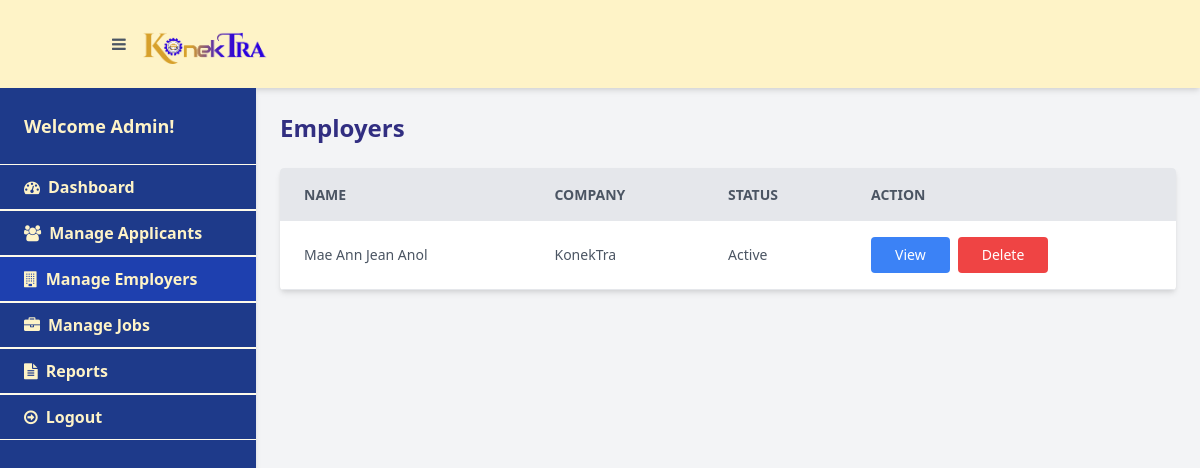
Screenshot of /copy/admin/man-employers.php (signed in) with the database file from the repository.
### tables this page shows
CREATE TABLE `employers` (
  `id_employer` int(11) NOT NULL,
  `id_user` int(11) NOT NULL,
  `firstname` varchar(255) NOT NULL,
  `middlename` varchar(255) DEFAULT NULL,
  `lastname` varchar(255) NOT NULL,
  `gender` varchar(10) NOT NULL,
  `dob` date NOT NULL,
  `age` int(11) DEFAULT NULL,
  `street` varchar(255) NOT NULL,
  `id_city` int(11) DEFAULT NULL,
  `id_province` int(11) DEFAULT NULL,
  `contactno` varchar(15) NOT NULL,
  `email` varchar(255) NOT NULL,
  `company_name` varchar(255) DEFAULT NULL,
  `registration_no` varchar(255) DEFAULT NULL,
  `aboutme` text DEFAULT NULL
);

CREATE TABLE `users` (
  `id_user` int(11) NOT NULL,
  `email` varchar(255) NOT NULL,
  `password` varchar(255) NOT NULL,
  `profile_image` varchar(255) DEFAULT NULL,
  `user_type` enum('applicant','employer','admin') NOT NULL,
  `hash` varchar(255) DEFAULT NULL,
  `active` int(11) NOT NULL DEFAULT 0,
  `approved_at` datetime DEFAULT NULL,
  `created_at` datetime DEFAULT current_timestamp(),
  `status` varchar(20) DEFAULT 'Pending'
);

### copy/admin/man-employers.php (the view, shortened to what this page needs)
<?php
require_once("../db.php");
?>
<!DOCTYPE html>
<html>
<head>
  <link rel="stylesheet" href="https://cdn.jsdelivr.net/npm/bootstrap@4.6.2/dist/css/bootstrap.min.css">
  <link href="https://cdn.jsdelivr.net/npm/tailwindcss@2.2.19/dist/tailwind.min.css" rel="stylesheet">
  <link rel="stylesheet" href="https://cdnjs.cloudflare.com/ajax/libs/font-awesome/4.7.0/css/font-awesome.min.css">
</head>
<body class="bg-gray-100 font-sans leading-normal tracking-normal">
  <header class="bg-yellow-100 shadow-md py-4">
    <div class="container mx-auto flex items-center justify-between px-4">
      <div class="flex items-center space-x-4">
        <a href="#" class="text-gray-600 hover:text-gray-900" id="toggleSidebar">
          <i class="fa fa-bars text-xl"></i>
        </a>
        <a href="index.php" class="flex items-center space-x-2">
          <img src="../img/logo.png" alt="KonekTra" class="h-10">
        </a>
      </div>
    </div>
</header>
  <div class="flex flex-col md:flex-row">
    <aside class="bg-blue-900 w-full md:w-64 min-h-screen shadow-md" id="sidebar">
      <div class="py-6">
        <p class="text-lg px-4 font-bold text-yellow-100">Welcome Admin!</p>
        <ul class="mt-6">
          <li class="border-t border-b border-yellow-50 px-6 py-2.5 hover:bg-blue-800"><a href="dashboard.php" class="flex items-center space-x-2 text-yellow-100 font-semibold hover:text-yellow-50 hover:no-underline"><i class="fa fa-dashboard"></i> <span>Dashboard</span></a></li>
          <li class="active border-t border-b border-yellow-50 px-6 py-2.5 hover:bg-blue-800"><a href="man-applicants.php" class="flex items-center space-x-2 text-yellow-100 font-semibold hover:text-yellow-50 hover:no-underline"><i class="fa fa-users"></i> <span>Manage Applicants</span></a></li>
          <li class="border-t border-b border-yellow-50 px-6 py-2.5 bg-blue-800"><a href="man-employers.php" class="flex items-center space-x-2 text-yellow-100 font-semibold hover:text-yellow-50 hover:no-underline"><i class="fa fa-building"></i> <span>Manage Employers</span></a></li>
          <li class="border-t border-b border-yellow-50 px-6 py-2.5 hover:bg-blue-800"><a href="man-jobs.php" class="flex items-center space-x-2 text-yellow-100 font-semibold hover:text-yellow-50 hover:no-underline"><i class="fa fa-briefcase"></i> <span>Manage Jobs</span></a></li>
          <li class="border-t border-b border-yellow-50 px-6 py-2.5 hover:bg-blue-800"><a href="reports.php" class="flex items-center space-x-2 text-yellow-100 font-semibold hover:text-yellow-50 hover:no-underline"><i class="fa fa-file-text"></i> <span>Reports</span></a></li>
          <li class="border-t border-b border-yellow-50 px-6 py-2.5 hover:bg-blue-800"><a href="../logout.php" class="flex items-center space-x-2 text-yellow-100 font-semibold hover:text-yellow-50 hover:no-underline"><i class="fa fa-arrow-circle-o-right"></i> <span>Logout</span></a></li>
        </ul>
      </div>
    </aside>
    <main class="flex-1 p-6">
      <section class="mb-6">
        <h3 class="text-2xl font-bold text-indigo-900">Employers</h3>
        <div class="mt-4">
          <table class="min-w-full bg-white shadow-md rounded overflow-hidden">
            <thead>
              <tr class="bg-gray-200 text-gray-600 uppercase text-sm leading-normal">
                <th class="py-3 px-6 text-left">Name</th>
                <th class="py-3 px-6 text-left">Company</th>
                <th class="py-3 px-6 text-left">Status</th>
                <th class="py-3 px-6 text-left">Action</th>
              </tr>
            </thead>
            <tbody class="text-gray-600 text-sm font-light">
            <?php
              $sql = "
                SELECT
                  e.firstname,
                  e.lastname,
                  e.company_name,
                  u.status,
                  e.id_employer -- needed for the action buttons
                FROM employers e
                JOIN users u ON e.id_user = u.id_user
                ";
              $result = $conn->query($sql);
              if($result->num_rows > 0) {
                while($row = $result->fetch_assoc()) {
                  $fullName = $row['firstname'] . ' ' . $row['lastname'];
              ?>
              <tr class="border-b border-gray-200 hover:bg-gray-100">
                <td class="py-3 px-6"><?php echo $fullName; ?></td>
                <td class="py-3 px-6"><?php echo $row['company_name']; ?></td>
                <td class="py-3 px-6"><?php echo $row['status']; ?></td>
                <td class="py-3 px-6 flex space-x-2">
                  <a href="view-employer.php?id=<?php echo $row['id_employer']; ?>" class="bg-blue-500 text-white px-4 py-2 rounded hover:bg-blue-700">View</a>
                  <button
                    onclick="confirmDelete(<?php echo $row['id_employer']; ?>, '<?php echo $fullName; ?>')"
                    class="bg-red-500 text-white px-4 py-2 rounded hover:bg-red-700">
                    Delete
                  </button>
                </td>
              </tr>
              <?php
                }
              } else {
                echo "<tr><td colspan='4' class='text-center py-4'>No employers found.</td></tr>";
              }
              ?>
            </tbody>
          </table>
        </div>
      </section>
    </main>
  </div>
</body>
</html>

### rows the page displays
employers: fullName "Mae Ann Jean Anol", company_name "KonekTra", id_user.status "Active"
